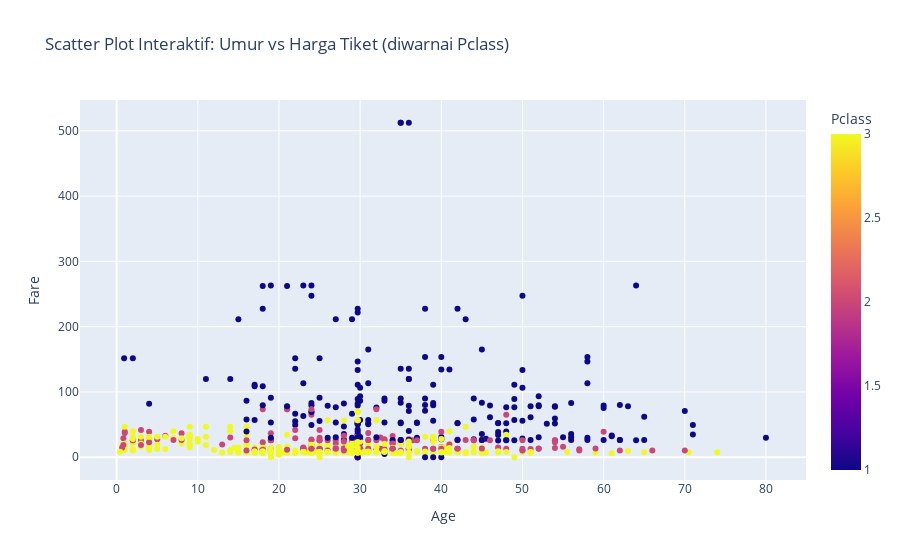

Notebook code for this chart:
### Code cell
# 1. Import library yang diperlukan
import pandas as pd
import matplotlib.pyplot as plt
import seaborn as sns
import plotly.express as px

# 2. Membaca dataset
df = pd.read_csv("titanic.csv")

# 3. Persiapan Data: Mengisi nilai 'Age' yang hilang (NaN) dengan rata-rata umur
df['Age'] = df['Age'].fillna(df['Age'].mean())

# Visualisasi 1: Countplot Status 'Survived' (Seaborn - Kategorikal)
plt.figure(figsize=(7, 5))
sns.countplot(x='Survived', data=df, palette='pastel')
plt.title('Distribusi Penumpang Selamat (1) vs Tidak Selamat (0)')
plt.xlabel('Status Keselamatan')
plt.ylabel('Jumlah Penumpang')
plt.xticks([0, 1], ['Tidak Selamat', 'Selamat'])
plt.show()

# Visualisasi 2: Histogram Distribusi 'Age' (Matplotlib - Numerik)
plt.figure(figsize=(8, 5))
plt.hist(df['Age'], bins=30, color='skyblue', edgecolor='black')
plt.title('Distribusi Umur Penumpang')
plt.xlabel('Umur')
plt.ylabel('Frekuensi')
plt.show()

# Visualisasi 3: Boxplot 'Fare' berdasarkan 'Pclass' (Seaborn - Numerik vs Kategorikal)
plt.figure(figsize=(8, 6))
sns.boxplot(x='Pclass', y='Fare', data=df, palette='Set2')
plt.title('Distribusi Harga Tiket (Fare) berdasarkan Kelas (Pclass)')
plt.xlabel('Kelas Penumpang')
plt.ylabel('Harga Tiket')
plt.ylim(0, 300)
plt.show()

# Visualisasi 4: Countplot 'Embarked' berdasarkan 'Survived' (Seaborn - Kategorikal vs Kategorikal)
plt.figure(figsize=(8, 5))
sns.countplot(x='Embarked', hue='Survived', data=df)
plt.title('Tingkat Keselamatan berdasarkan Pelabuhan Embarkasi')
plt.xlabel('Pelabuhan (C=Cherbourg, Q=Queenstown, S=Southampton)')
plt.ylabel('Jumlah Penumpang')
plt.legend(title='Selamat', labels=['Tidak', 'Ya'])
plt.show()

# Visualisasi 5: Scatter Plot Interaktif 'Age' vs 'Fare' (Plotly - Interaktif)
fig = px.scatter(df, 
                 x="Age", 
                 y="Fare", 
                 color="Pclass",
                 hover_data=['Sex', 'Survived'],
                 title="Scatter Plot Interaktif: Umur vs Harga Tiket (diwarnai Pclass)")
fig.show()

### Figure 1 — Plotly figure (JSON) as saved in the notebook; plotly's stock layout.template omitted (floating-point values rounded to 4 significant figures; data arrays with more than 128 entries replaced by an {"elided": "..."} marker saying what was removed)
{"data": [{"customdata": {"elided": "891x2 mixed values"}, "hovertemplate": "Age=%{x}<br>Fare=%{y}<br>Sex=%{customdata[0]}<br>Survived=%{customdata[1]}<br>Pclass=%{marker.color}<extra></extra>", "legendgroup": "", "marker": {"color": {"elided": "891 int values"}, "coloraxis": "coloraxis", "symbol": "circle"}, "mode": "markers", "name": "", "orientation": "v", "showlegend": false, "type": "scatter", "x": {"elided": "891 float values"}, "xaxis": "x", "y": {"elided": "891 float values"}, "yaxis": "y"}], "layout": {"coloraxis": {"colorbar": {"title": {"text": "Pclass"}}, "colorscale": [[0, "#0d0887"], [0.1111, "#46039f"], [0.2222, "#7201a8"], [0.3333, "#9c179e"], [0.4444, "#bd3786"], [0.5556, "#d8576b"], [0.6667, "#ed7953"], [0.7778, "#fb9f3a"], [0.8889, "#fdca26"], [1, "#f0f921"]]}, "legend": {"tracegroupgap": 0}, "title": {"text": "Scatter Plot Interaktif: Umur vs Harga Tiket (diwarnai Pclass)"}, "xaxis": {"anchor": "y", "domain": [0, 1], "title": {"text": "Age"}}, "yaxis": {"anchor": "x", "domain": [0, 1], "title": {"text": "Fare"}}}}
